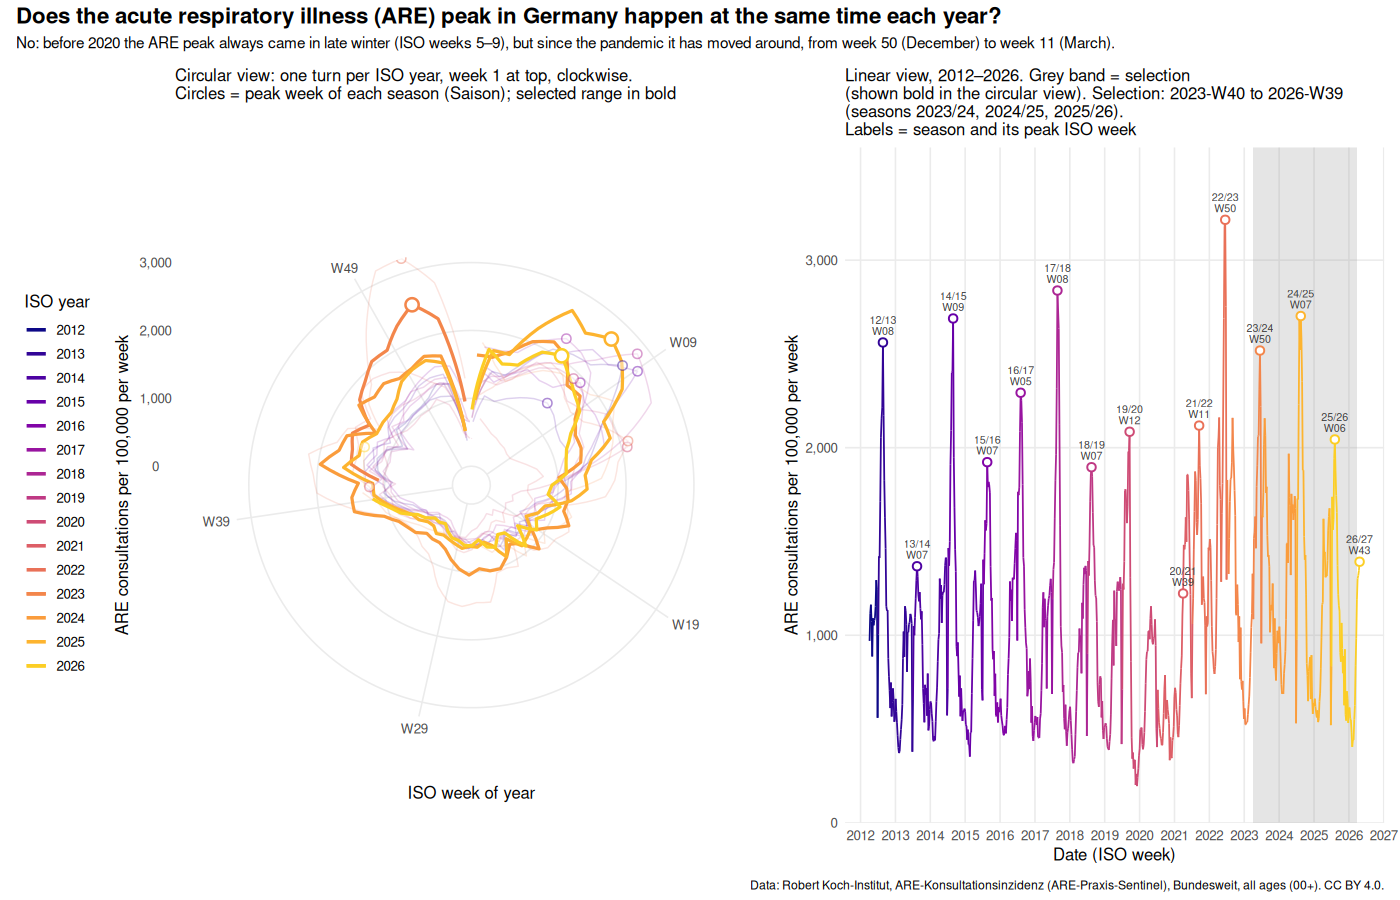

Write the R code that produced this figure.
# ARE consultation incidence, Germany (RKI ARE-Praxis-Sentinel, CC BY 4.0)
# Circular (ISO-year loop) view linked to a linear view of the full series.
suppressPackageStartupMessages({
  library(ggplot2); library(ggtime); library(mixtime)
  library(readr); library(dplyr); library(patchwork); library(scales)
})

url <- paste0("https://raw.githubusercontent.com/robert-koch-institut/ARE-Konsultationsinzidenz/",
              "65ac2d278c06333808415795d65f0347c54be638/ARE-Konsultationsinzidenz.tsv")
raw <- read_tsv(url, show_col_types = FALSE,
                col_types = cols(.default = col_character(), Bundesland_ID = col_integer(),
                                 ARE_Konsultationsinzidenz = col_integer()))

# ISO 8601 week "YYYY-Www" -> Monday of that week
iso_monday <- function(s) {
  y <- as.integer(substr(s, 1, 4)); w <- as.integer(substr(s, 7, 8))
  jan4 <- as.Date(paste0(y, "-01-04"))
  jan4 - (as.integer(format(jan4, "%u")) - 1L) + 7L * (w - 1L)
}

d <- raw |>
  filter(Bundesland == "Bundesweit", Altersgruppe == "00+") |>
  mutate(date = iso_monday(Kalenderwoche),
         wk = yearweek(date),
         iso_year = factor(as.integer(substr(Kalenderwoche, 1, 4))),
         value = ARE_Konsultationsinzidenz) |>
  arrange(date)

# R3: peak week per season (computed)
peaks <- d |> group_by(Saison) |> slice_max(value, n = 1, with_ties = FALSE) |> ungroup() |>
  mutate(lab = paste0(substr(Saison, 3, 4), "/", substr(Saison, 6, 7), "\n",
                      substr(Kalenderwoche, 6, 8)))

# R5: static "brush" = the three most recent complete seasons (>= 52 weeks reported)
complete <- d |> count(Saison) |> filter(n >= 52) |> pull(Saison) |> sort()
sel_seasons <- tail(complete, 3)
sel_from <- min(d$date[d$Saison %in% sel_seasons])
sel_to   <- max(d$date[d$Saison %in% sel_seasons])
d <- d |> mutate(selected = date >= sel_from & date <= sel_to)
peaks <- peaks |> mutate(selected = date >= sel_from & date <= sel_to)
brush <- data.frame(xmin = yearweek(sel_from), xmax = yearweek(sel_to))
sel_txt <- sprintf("Selection: %s to %s\n(seasons %s)",
                   format(sel_from, "%G-W%V"), format(sel_to, "%G-W%V"),
                   paste(sel_seasons, collapse = ", "))

n_years <- nlevels(d$iso_year)
year_cols <- setNames(viridis_pal(option = "C", end = 0.9)(n_years), levels(d$iso_year))
ylab <- "ARE consultations per 100,000 per week"

# ---- Circular view ---------------------------------------------------------
p_circ <- ggplot(d, aes(wk, value, colour = iso_year)) +
  geom_line(data = filter(d, !selected), alpha = 0.18, linewidth = 0.5) +
  geom_line(data = filter(d, selected), linewidth = 1.1) +
  geom_point(data = filter(peaks, !selected), shape = 21, size = 2.6, stroke = 0.8,
             fill = "white", alpha = 0.45) +
  geom_point(data = filter(peaks, selected), shape = 21, size = 3.6, stroke = 1.3,
             fill = "white") +
  scale_x_mixtime(name = "ISO week of year") +
  scale_y_continuous(name = ylab, labels = label_comma(), limits = c(0, NA)) +
  scale_colour_manual(values = year_cols, name = "ISO year", drop = FALSE) +
  coord_loop(time_loops = years(1L), coord = coord_radial(inner.radius = 0.08)) +
  guides(colour = guide_legend(ncol = 1, override.aes = list(alpha = 1, linewidth = 1.2, shape = NA))) +
  labs(subtitle = "Circular view: one turn per ISO year, week 1 at top, clockwise.\nCircles = peak week of each season (Saison); selected range in bold") +
  theme_minimal(base_size = 12) +
  theme(legend.position = "left", panel.grid.minor = element_blank())

# ---- Linear view -----------------------------------------------------------
p_lin <- ggplot(d, aes(wk, value)) +
  geom_rect(data = brush, aes(xmin = xmin, xmax = xmax, ymin = -Inf, ymax = Inf),
            inherit.aes = FALSE, fill = "grey60", alpha = 0.25) +
  geom_line(aes(colour = iso_year, group = 1), linewidth = 0.6) +
  geom_point(data = peaks, aes(colour = iso_year), shape = 21, fill = "white",
             size = 2.2, stroke = 1) +
  geom_text(data = peaks, aes(label = lab), vjust = -0.4, size = 2.7, lineheight = 0.85,
            colour = "grey25") +
  scale_x_mixtime(name = "Date (ISO week)", time_breaks = years(1L)) +
  scale_y_continuous(name = ylab, labels = label_comma(), limits = c(0, NA), expand = expansion(c(0, 0.12))) +
  scale_colour_manual(values = year_cols, guide = "none") +
  labs(subtitle = paste0("Linear view, ", min(format(d$date, "%Y")), "–", max(format(d$date, "%Y")),
                         ". Grey band = selection\n(shown bold in the circular view). ", sel_txt,
                         ".\nLabels = season and its peak ISO week")) +
  theme_minimal(base_size = 12) +
  theme(panel.grid.minor = element_blank())

# ---- Caption computed from the data ---------------------------------------
pk_wk <- as.integer(substr(peaks$Kalenderwoche, 7, 8))
pre  <- peaks$Saison < "2019/20"                       # seasons before COVID-19
post <- peaks$Saison > "2020/21" & peaks$Saison %in% complete
caption <- sprintf(paste0(
  "No: before 2020 the ARE peak always came in late winter (ISO weeks %d–%d), but since the pandemic ",
  "it has moved around, from week %d (December) to week %d (March)."),
  min(pk_wk[pre]), max(pk_wk[pre]),
  max(pk_wk[post][pk_wk[post] > 26]), max(pk_wk[post][pk_wk[post] <= 26]))

fig <- p_circ + p_lin + plot_layout(widths = c(1.1, 1)) +
  plot_annotation(
    title = "Does the acute respiratory illness (ARE) peak in Germany happen at the same time each year?",
    subtitle = caption,
    caption = "Data: Robert Koch-Institut, ARE-Konsultationsinzidenz (ARE-Praxis-Sentinel), Bundesweit, all ages (00+). CC BY 4.0.",
    theme = theme(plot.title = element_text(face = "bold", size = 16))
  )

ggsave("plot.png", fig, width = 14, height = 9, dpi = 100, bg = "white")
ggsave("plot.svg", fig, width = 14, height = 9, bg = "white")
